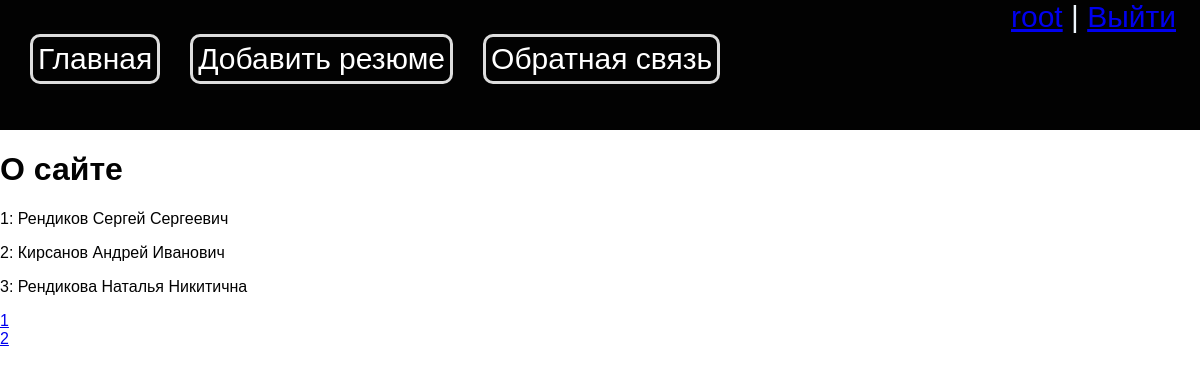
The page /about/ (signed in) on the database its author committed.
### main/models.py (models this page shows, shortened)
class Resume(models.Model):
    name = models.CharField(max_length=255)
    slug = models.SlugField(max_length=255, db_index=True, unique=True)
    date = models.CharField(max_length=255)
    city = models.CharField(max_length=255)
    telephon_number = models.CharField(max_length=255)
    emeil = models.EmailField()
    profession = models.CharField(max_length=255)
    payment = models.CharField(max_length=255)
    competencies = models.TextField()
    time_create = models.DateTimeField(auto_now_add=True)
    time_update = models.DateTimeField(auto_now=True)
    is_published = models.BooleanField(default=True)
    cat = models.ForeignKey('Categories', on_delete=models.PROTECT)
    photo = models.ImageField(upload_to="photos/%Y/%m/%d/", default=None, blank=True, null=True, verbose_name="Фото")
    class Meta:
        verbose_name = 'Резюме'
        verbose_name_plural = 'Резюме'

### main/views.py (the view)
# urls.py: path('about/', views.about, name='about'),
@login_required
def about(request):
    contact_list = Resume.objects.all()
    paginator = Paginator(contact_list, 3)
    page_number = request.GET.get('page')
    page_obj = paginator.get_page(page_number)
    return render(request, 'main/about.html',
                  {'title': 'О сайте', 'page_obj': page_obj,  'menu': menu})

### main/templatetags/main_tags.py (called while the page is built)
@register.simple_tag
def get_menu():
    return menu

### main/templates/main/about.html
{% extends 'base.html' %}
{% block content %}
<h1>{{title}}</h1>
{% for item in page_obj %}
<p>{{ item.pk }}: {{ item.name }}</p>
{% endfor %}
        {% for p in page_obj.paginator.page_range %}
        <div>
            <a href="?page={{ p }}">{{ p }}</a>
        </div>
        {% endfor %}
{% endblock %}

### templates/base.html (shortened to what this page needs)
{% load static %}
{% load main_tags %}
<!DOCTYPE html>
<html lang="en">
<head>
    <link type="text/css" href="{% static 'main/css/style.css' %}" rel="stylesheet" />
</head>
<body>
    <div class="header">
        {% get_menu as menu %}
        {% for m in menu %}
        <li class="li-menu"><a class="a" href="{% url m.url_name %}"><div class="div-menu">{{m.title}}</div></a></li>
        {% endfor %}
        {% if user.is_authenticated %}
				<li class="last"><a href="#">{{user.username}}</a> | <a href="{% url 'users:logout' %}">Выйти</a></li>
        {% else %}
        <li class="last"><a href="{% url 'users:login' %}">Войти</a> | <a href="{% url 'users:register' %}">Регистрация</a></li>
        {% endif %}
    </div>
    {% block content %}
    {% endblock %}
</body>
</html>

### main/static/main/css/style.css (style rules this page uses)
html, body { font-family: 'Arial'; margin: 0; padding: 0; height: 100%; width: 100%; color: #020202; }
.header { display: grid; background-color: #020202; grid-template-columns: auto auto auto 1fr; color: aliceblue; font-size: 30px; text-align: center; height: 130px; }
.last { text-align: right; margin-right: 5%; }
li { list-style-type: none; }
.li-menu { margin-left: 30px; }
.a { text-decoration: none; color: white; padding-left: 30px; }
.div-menu { border: 3px solid #ddd; padding: 5px; border-radius: 10px; }

### rows shown on the page
Resume: pk "1", name "Рендиков Сергей Сергеевич"
Resume: pk "2", name "Кирсанов Андрей Иванович"
Resume: pk "3", name "Рендикова Наталья Никитична"

### other values the page prints
{{ m.title }} "Главная" "Добавить резюме" "Обратная связь"
{{ user.username }} "root"
{{ title }} "О сайте"
{{ p }} "1" "2"
